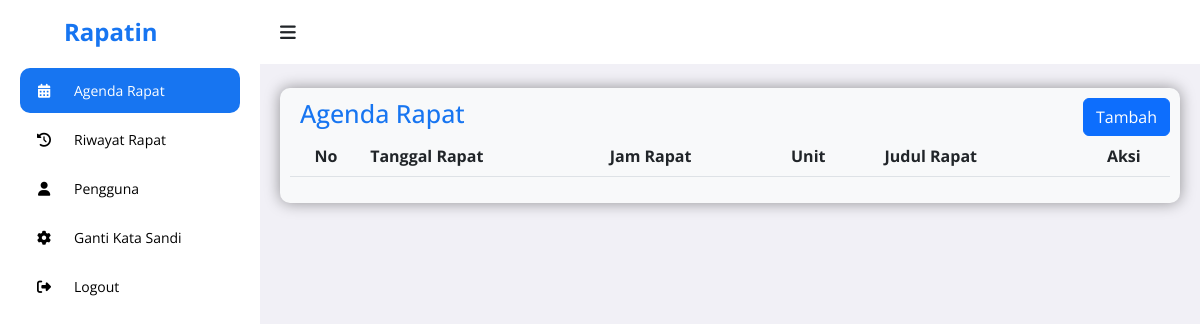
Before: /ketua/agenda.php (signed in) with the older database file.
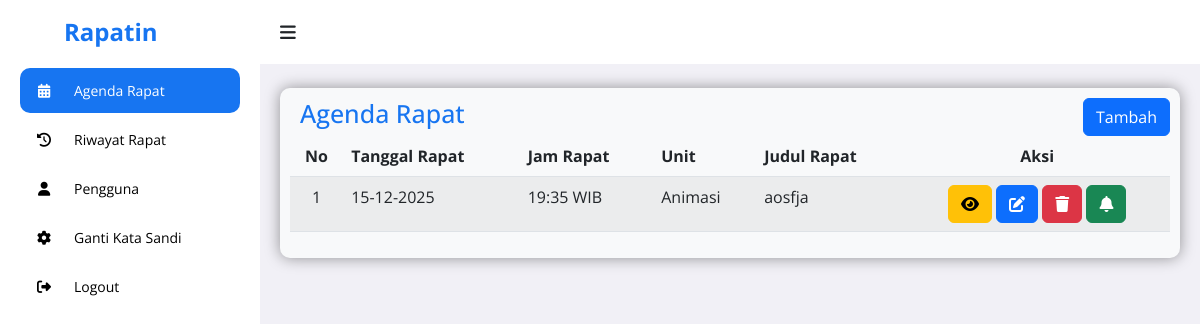
After: the same page with the newer database file.
### tables this page shows
CREATE TABLE `agenda_rapat` (
  `id_rapat` int NOT NULL,
  `tanggal_rapat` date NOT NULL,
  `jam_rapat` time NOT NULL,
  `judul_rapat` varchar(255) NOT NULL,
  `ruang_rapat` varchar(100) DEFAULT NULL,
  `keterangan` text,
  `notulen_file` varchar(255) DEFAULT NULL,
  `id_unit` int NOT NULL,
  `id_pembuat` int NOT NULL
);

CREATE TABLE `unit` (
  `id_unit` int NOT NULL,
  `nama_unit` varchar(255) NOT NULL
);

### ketua/agenda.php (the view, shortened to what the changed rows need)
<?php
include("php/koneksi.php");
$id_pembuat_rapat = $_SESSION['id_user'];
$list_rapat = [];
$sql_read = "SELECT
                r.*,
                o.nama_unit
             FROM agenda_rapat r
             JOIN unit o ON r.id_unit = o.id_unit
             WHERE r.id_pembuat = '$id_pembuat_rapat'
             -- MODIFIKASI: Hanya ambil rapat yang belum berlangsung
             AND CONCAT(r.tanggal_rapat, ' ', r.jam_rapat) > NOW()
             ORDER BY r.tanggal_rapat ASC, r.jam_rapat ASC";
$q_read = mysqli_query($koneksi, $sql_read);
while ($r_read = mysqli_fetch_assoc($q_read)) {
    $list_rapat[] = $r_read;
}
?>
<!DOCTYPE html>
<html lang="en">
<head>
	<link rel="stylesheet" href="https://cdnjs.cloudflare.com/ajax/libs/font-awesome/6.4.0/css/all.min.css">
	<link rel="stylesheet" href="https://cdn.jsdelivr.net/npm/bootstrap@5.2.3/dist/css/bootstrap.min.css">
	<link rel="stylesheet" href="https://cdn.datatables.net/2.3.4/css/dataTables.bootstrap5.css">
	<link rel="stylesheet" href="https://cdn.datatables.net/responsive/2.3.4/css/responsive.bootstrap5.min.css">
	<link rel="stylesheet" href="https://cdn.jsdelivr.net/npm/select2@4.1.0-rc.0/dist/css/select2.min.css" />
	<link rel="stylesheet" href="https://cdn.jsdelivr.net/npm/select2-bootstrap-5-theme@1.3.0/dist/select2-bootstrap-5-theme.min.css" />
	<link rel="stylesheet" href="https://cdn.jsdelivr.net/npm/select2-bootstrap-5-theme@1.3.0/dist/select2-bootstrap-5-theme.rtl.min.css" />
	<link rel="stylesheet" href="https://unpkg.com/aos@next/dist/aos.css" />
	<link rel="stylesheet" href="../assets/admin.css">
</head>
<body>
	<section id="content">
		<main>
			<div data-aos="fade-down" class="rapat bg-light">
				<div class="tableheader">
					<h2>Agenda Rapat</h2>
				</div>
				<table id="tabel-rapat" class="table table-striped">
        			<thead>
        			    <tr>
        			        <th class="text-center">No</th>
        			        <th>Tanggal Rapat</th>
        			        <th>Jam Rapat</th>
        			        <th>Unit</th>
        			        <th>Judul Rapat</th>
        			        <th class="text-center">Aksi</th>
        			    </tr>
        			</thead>
        			<tbody>
    				    <?php $no = 1; foreach ($list_rapat as $rapat) : ?>
    				    <tr>
    				        <td class="text-center"><?php echo $no++; ?></td>
    				        <td><?php echo htmlspecialchars(date('d-m-Y', strtotime($rapat['tanggal_rapat']))); ?></td>
    				        <td><?php echo htmlspecialchars(date('H:i', strtotime($rapat['jam_rapat'])) . ' WIB'); ?></td>
    				        <td><?php echo htmlspecialchars($rapat['nama_unit']); ?></td>
    				        <td><?php echo htmlspecialchars($rapat['judul_rapat']); ?></td>
    				        <td class="text-center">
    				            <button type="button" class="btn btn-warning aksi view-rapat-btn" data-bs-toggle="modal" data-bs-target="#viewModal" data-id="<?php echo $rapat['id_rapat']; ?>"><i class="fa-solid fa-eye"></i></button>
    				            <button type="button" class="btn btn-primary aksi"
								data-bs-toggle="modal"
								data-bs-target="#editModal"
								data-id="<?php echo $rapat['id_rapat']; ?>"
								data-tanggal="<?php echo $rapat['tanggal_rapat']; ?>"
    							data-jam="<?php echo $rapat['jam_rapat']; ?>"
								data-judul="<?php echo htmlspecialchars($rapat['judul_rapat']); ?>"
								data-ruangan="<?php echo htmlspecialchars($rapat['ruang_rapat']); ?>"
								data-keterangan="<?php echo htmlspecialchars($rapat['keterangan']); ?>"
								data-unitid="<?php echo $rapat['id_unit']; ?>"
								data-notulen="<?php echo htmlspecialchars($rapat['notulen_file']); ?>"
								<?php
    							    $peserta_arr_ids = [];
    							    $q_p = mysqli_query($koneksi, "SELECT id_user FROM peserta_rapat WHERE id_rapat = '{$rapat['id_rapat']}'");
    							    while ($r_p = mysqli_fetch_assoc($q_p)) {
    							        $peserta_arr_ids[] = $r_p['id_user'];
    							    }
    							    $peserta_json = json_encode($peserta_arr_ids);
    							?>
    							data-peserta='<?php echo htmlspecialchars($peserta_json, ENT_QUOTES, 'UTF-8'); ?>'
								>
								<i class="fa-solid fa-pen-to-square"></i></button>
    				            <button type="button" class="btn btn-danger aksi" data-bs-toggle="modal" data-bs-target="#deletemodal" data-id="<?php echo $rapat['id_rapat']; ?>"><i class="fa-solid fa-trash"></i></i></button>
    				            <button type="button" class="btn btn-success aksi" data-bs-toggle="modal" data-bs-target="#notifmodal" data-id="<?php echo $rapat['id_rapat']; ?>"><i class="fa-solid fa-bell"></i></i></button>
    				        </td>
    				    </tr>
    				    <?php endforeach; ?>
    				</tbody>
    			</table>
			</div>
		</main>
	</section>
</body>
</html>

Changed rows visible on the page:
added agenda_rapat: tanggal_rapat "15-12-2025", jam_rapat "19:35 WIB", id_unit.nama_unit "Animasi", judul_rapat "aosfja"
